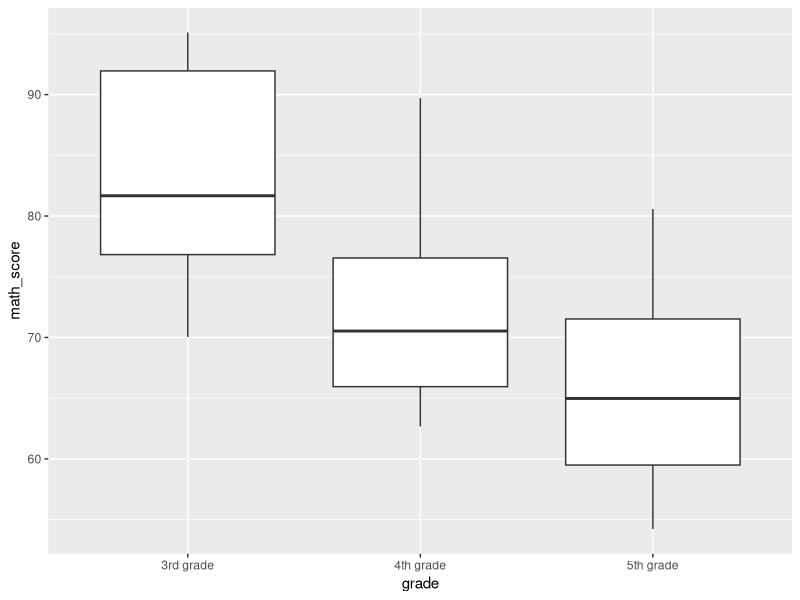

Recreate this plot in R.
## ---- chunk 1

data <- data.frame(student_id = 1:30,
                   grade = c(rep("3rd grade", 10), rep("4th grade", 10), rep("5th grade", 10)),
                   math_score = c(rnorm(10, mean = 80, sd = 10),
                                  rnorm(10, mean = 70, sd = 10),
                                  rnorm(10, mean = 60, sd = 10)))

## ---- chunk 2

str(data)

## ---- chunk 3

data$grade <- as.factor(data$grade)

model <- aov(math_score ~ grade, data = data)

## ---- chunk 4

summary(model)

## ---- chunk 5

library(multcomp)
tukey <- glht(model, linfct = mcp(grade = "Tukey"))
summary(tukey)

## ---- chunk 6

library(ggplot2)
ggplot(data, aes(x = grade, y = math_score)) + 
  geom_boxplot()
